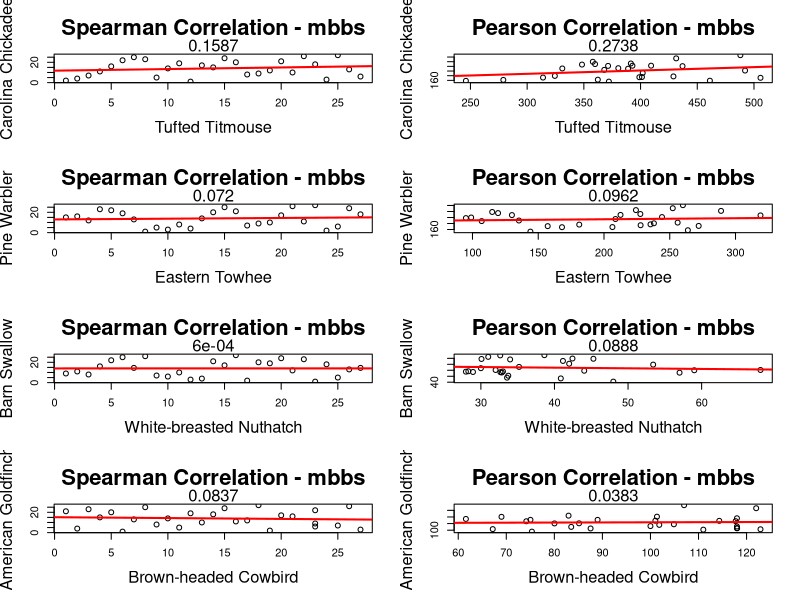

The R script that drew this image:
# Created 02/12/2026
# Last updated 02/12/2026 by Anneliese Pinnell

# This file maps pearson vs. spearman correlations for species and population
# fluctuations

library(tidyverse)
library(ggplot2)

mbbs <- read.csv("data/mbbs/mbbsLong.csv")

birdsOfInterest <- c("Carolina Chickadee", "Tufted Titmouse", "Pine Warbler",
                     "Eastern Towhee", "Barn Swallow", "White-breasted Nuthatch",
                     "American Goldfinch", "Brown-headed Cowbird")
#Birds of interest
specficBirds <- mbbs |>
  filter(common_name %in% birdsOfInterest) |>
  group_by(common_name, year) |>
  mutate(count = sum(count)) |>
  unique()


# Sample data
chick <- specficBirds |> filter(common_name == "Carolina Chickadee")
tuft <- specficBirds |> filter(common_name == "Tufted Titmouse")
pine <- specficBirds |> filter(common_name == "Pine Warbler")
towhee <- specficBirds |> filter(common_name == "Eastern Towhee")
barn <- specficBirds |> filter(common_name == "Barn Swallow")
wnut <- specficBirds |> filter(common_name == "White-breasted Nuthatch")
gold <- specficBirds |> filter(common_name == "American Goldfinch")
brown <- specficBirds |> filter(common_name == "Brown-headed Cowbird")

birds <- list(chick, tuft, pine, towhee, barn, wnut, gold, brown)
png(filename = paste("figures/", "svpALL", ".png", sep = ""), 
    width = 1000, height = 1000)
par(mfrow=c(4,2))
numbers <- seq(2, length(birds), 2)

for (item in numbers){
  lreg <- lm(rank(birds[[item-1]]$count) ~ rank(birds[[item]]$count))
  #Spearman
  plot(rank(birds[[item]]$count), rank(birds[[item-1]]$count), main="Spearman Correlation - mbbs", 
       xlab=birdsOfInterest[[item]], ylab=birdsOfInterest[[item-1]], cex.lab=1.5,
       cex.main = 2)
  abline(lreg, col = "red", lwd=2)
  r <- round(cor(rank(birds[[item-1]]$count), fitted(lreg)), 4)
  mtext(r, side=3)
  
  lreg2 <- lm(birds[[item-1]]$count ~ birds[[item]]$count)
  #Pearson
  plot(birds[[item]]$count, birds[[item-1]]$count, main="Pearson Correlation - mbbs", 
       xlab=birdsOfInterest[[item]], ylab=birdsOfInterest[[item-1]], cex.lab=1.5,
       cex.main = 2)
  abline(lreg2, col = "red", lwd=2)
  r2 <- round(cor(birds[[item-1]]$count, fitted(lreg2)), 4)
  mtext(r2, side=3)
}
dev.off()
